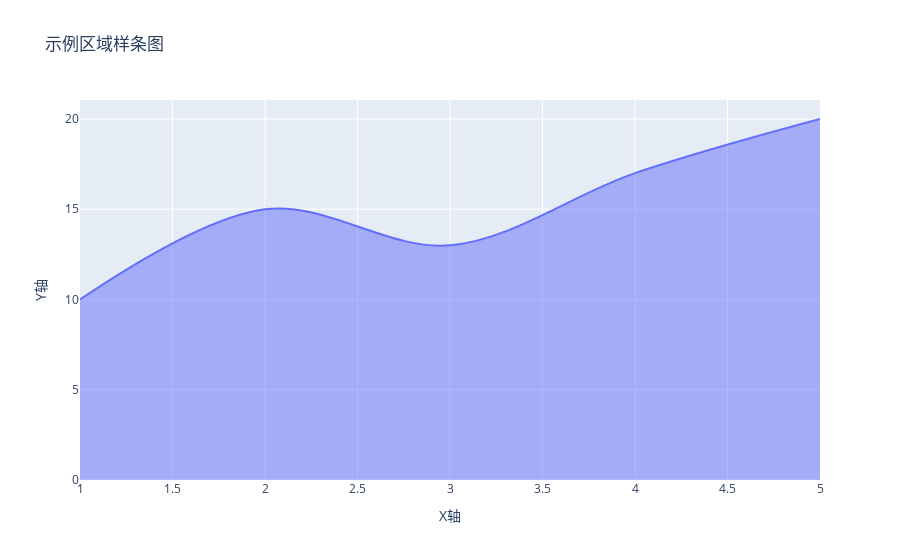

Here is the notebook cell this chart was saved with:
### Code cell
import plotly.graph_objects as go

# 准备数据
x = [1, 2, 3, 4, 5]
y = [10, 15, 13, 17, 20]

# 创建区域样条图
fig = go.Figure(go.Scatter(
    x=x,
    y=y,
    fill='tozeroy',  # 填充曲线下方的区域
    mode='lines',  # 使用平滑的曲线连接数据点
    line=dict(shape='spline')  # 设置曲线为样条曲线
))

# 设置图表布局
fig.update_layout(
    title='示例区域样条图',
    xaxis_title='X轴',
    yaxis_title='Y轴'
)

# 显示图表
fig.show()

### Figure 1 — Plotly figure (JSON) as saved in the notebook; plotly's stock layout.template omitted (floating-point values rounded to 4 significant figures)
{"data": [{"fill": "tozeroy", "line": {"shape": "spline"}, "mode": "lines", "type": "scatter", "x": [1, 2, 3, 4, 5], "y": [10, 15, 13, 17, 20]}], "layout": {"title": {"text": "示例区域样条图"}, "xaxis": {"title": {"text": "X轴"}}, "yaxis": {"title": {"text": "Y轴"}}}}
